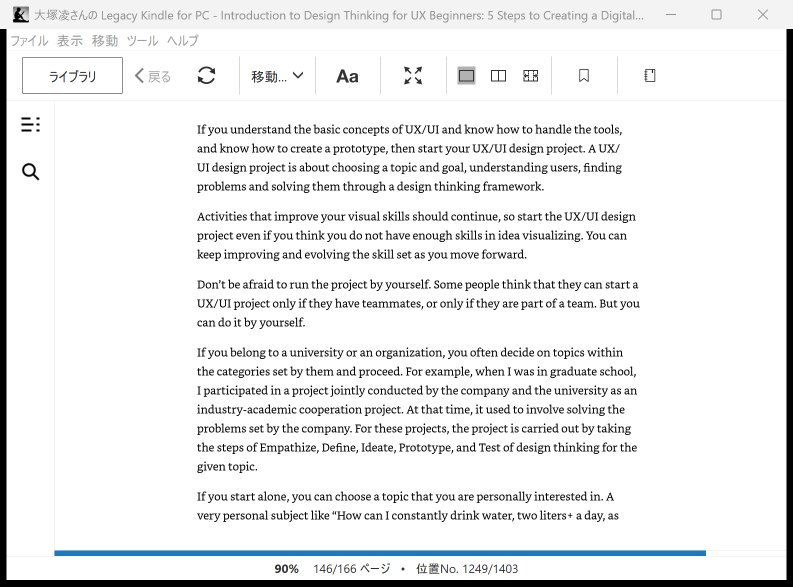
#> input picture tools/_probe/before.png, 1586 x 1173 px (shown at 1/2 size)
$ python page_analyze.py _probe/before.png
#> lines starting #> are read from the running program, lines starting #| are printed output that depends on the picture; after the words box and inside, x2 and y2 are one past the last pixel; in counts of white or black regions, pixels touching at a corner belong together
"""キャプチャ済みページ画像を解析し、OCR適性を判定する。

解像度・推定文字サイズ・組方向（縦書き/横書き）・言語を推定して、
どのOCR設定を適用すべきかを提示する。Pillow以外の依存を持たない。

判定の考え方:
  - 組方向: 行と行の間には必ず空白帯ができる。行方向にインク量を集計して
    空白帯が並べば横書き、列方向に並べば縦書き。自己相関では横書きの
    「文字ピッチ」も周期として拾ってしまうため、空白帯の割合で判定する。
  - 文字サイズ: 検出した各帯の幅がそのまま文字の高さ（縦書きなら幅）になる。
  - 言語: パス（書名）に含まれるCJK文字の比率で判定する。フォルダ名は
    ウィンドウタイトル由来なので、OCR前からエンジンを選択できる。

使い方:
    python tools/page_analyze.py <画像ファイル or フォルダ> [...] [--limit N]
"""
import argparse
import sys
import unicodedata
from dataclasses import dataclass
from pathlib import Path

from PIL import Image

# 解析対象から除外する外周の比率（ウィンドウ枠・ツールバー・ページ番号を落とす）
_CROP_RATIO = 0.86
# 空白帯とインク帯を分けるしきい値（プロファイルの振れ幅に対する割合）
_BAND_THRESHOLD = 0.2
# 行として認めるのに必要な最小の帯数
_MIN_BANDS = 3

# OCRに必要な文字サイズ（px）。CJKは画数が多くラテン文字より高い解像度を要する。
_THRESHOLDS = {"jpn": (32, 24), "eng": (22, 16)}


@dataclass
class ProfileStats:
    """1方向のインク量プロファイルから得た統計。"""
    bands: int          # 検出した帯（＝行）の数
    blank_ratio: float  # 空白が占める割合
    pitch: float        # 帯の間隔（行送り）
    glyph: float        # 帯の幅（＝文字サイズ）


def _is_cjk(ch: str) -> bool:
    """漢字・かな（CJK圏の表意/音節文字）かどうかを返す。"""
    if ch in "、。「」『』（）・ー":
        return True
    try:
        name = unicodedata.name(ch)
    except ValueError:
        return False
    return name.startswith(("CJK UNIFIED", "HIRAGANA", "KATAKANA"))


def detect_language(text: str) -> str:
    """書名等の文字列から言語を推定する。jpn / eng / unknown を返す。"""
    letters = [c for c in text if c.isalpha() or _is_cjk(c)]
    if not letters:
        return "unknown"
    ratio = sum(1 for c in letters if _is_cjk(c)) / len(letters)
    # 和書は英単語を含みがちなので、しきい値は低めに取る
    return "jpn" if ratio >= 0.15 else "eng"


def _otsu_threshold(hist: list) -> int:
    """256階調ヒストグラムから大津の二値化しきい値を求める。"""
    total = sum(hist)
    sum_all = sum(i * h for i, h in enumerate(hist))
    sum_b = 0
    weight_b = 0
    best_t, best_var = 0, -1.0
    for t in range(256):
        weight_b += hist[t]
        if weight_b == 0:
            continue
        weight_f = total - weight_b
        if weight_f == 0:
            break
        sum_b += t * hist[t]
        mean_b = sum_b / weight_b
        mean_f = (sum_all - sum_b) / weight_f
        var = weight_b * weight_f * (mean_b - mean_f) ** 2
        if var > best_var:
            best_var, best_t = var, t
    return best_t


def _ink_profile(binary: Image.Image, axis: str) -> list:
    """行方向/列方向のインク量プロファイルを返す。

    BOXフィルタでの1px縮小は各行（列）の平均値そのものなので、
    numpyなしでも1回のリサイズで集計できる。
    """
    width, height = binary.size
    size = (1, height) if axis == "row" else (width, 1)
    reduced = binary.resize(size, Image.BOX)
    return [(255 - v) / 255.0 for v in reduced.tobytes()]


def _profile_stats(profile: list) -> ProfileStats:
    """プロファイルからインク帯を切り出し、帯数・空白率・行送り・文字幅を求める。"""
    # 見出しや図版が1行だけ極端に濃いと最大値が跳ねるため、分位点を基準にする
    ordered = sorted(profile)
    low = ordered[int(len(ordered) * 0.05)]
    high = ordered[int(len(ordered) * 0.90)]
    if high - low <= 0:
        return ProfileStats(0, 0.0, 0.0, 0.0)

    threshold = low + (high - low) * _BAND_THRESHOLD
    bands, start = [], None
    for i, value in enumerate(profile):
        if value > threshold and start is None:
            start = i
        elif value <= threshold and start is not None:
            bands.append((start, i))
            start = None
    if start is not None:
        bands.append((start, len(profile)))

    if not bands:
        return ProfileStats(0, 1.0, 0.0, 0.0)

    ink = sum(end - begin for begin, end in bands)
    blank_ratio = 1.0 - ink / len(profile)
    glyph = ink / len(bands)

    if len(bands) >= 2:
        centers = [(begin + end) / 2 for begin, end in bands]
        pitch = (centers[-1] - centers[0]) / (len(centers) - 1)
    else:
        pitch = 0.0

    return ProfileStats(len(bands), blank_ratio, pitch, glyph)


def _longest_run(profile: list, min_ratio: float = 0.5) -> tuple:
    """しきい値以上の値が最も長く続く区間を返す。"""
    best = (0, 0)
    start = None
    for i, value in enumerate(profile):
        if value >= min_ratio:
            if start is None:
                start = i
        elif start is not None:
            if i - start > best[1] - best[0]:
                best = (start, i)
            start = None
    if start is not None and len(profile) - start > best[1] - best[0]:
        best = (start, len(profile))
    return best


def _content_box(gray: Image.Image) -> tuple:
    """白いページ領域を検出して矩形を返す。

    Kindleのウィンドウにはタイトルバー・ツールバー・サイドバー・
    ステータスバーが含まれる。これらは暗色なので、白画素が占める割合が
    高い行・列の最長区間を取れば本文の表示領域だけを切り出せる。
    """
    width, height = gray.size
    white = gray.point(lambda v: 255 if v > 235 else 0)
    rows = [v / 255 for v in white.resize((1, height), Image.BOX).tobytes()]
    cols = [v / 255 for v in white.resize((width, 1), Image.BOX).tobytes()]

    top, bottom = _longest_run(rows)
    left, right = _longest_run(cols)

    # 検出できなければ中央を切り出すだけに留める
    if bottom - top < height * 0.2 or right - left < width * 0.2:
        margin_x = int(width * (1 - _CROP_RATIO) / 2)
        margin_y = int(height * (1 - _CROP_RATIO) / 2)
        return margin_x, margin_y, width - margin_x, height - margin_y

    # ページ端の罫線や影を避けるため、内側にわずかに寄せる
    inset_x = int((right - left) * 0.02)
    inset_y = int((bottom - top) * 0.02)
    return left + inset_x, top + inset_y, right - inset_x, bottom - inset_y


def analyze_image(path: Path, language: str) -> dict:
    """1枚のページ画像を解析して指標をまとめる。"""
    with Image.open(path) as im:
        width, height = im.size
        gray = im.convert("L")

    box = _content_box(gray)
    gray = gray.crop(box)
    content_size = (box[2] - box[0], box[3] - box[1])

    threshold = _otsu_threshold(gray.histogram())
    binary = gray.point(lambda v: 0 if v <= threshold else 255)

    row = _profile_stats(_ink_profile(binary, "row"))
    col = _profile_stats(_ink_profile(binary, "col"))

    # 行間の空白が多く現れた方向を「行が並ぶ方向」とみなす
    row_ok = row.bands >= _MIN_BANDS
    col_ok = col.bands >= _MIN_BANDS
    if row_ok and (not col_ok or row.blank_ratio >= col.blank_ratio):
        direction, stats = "horizontal", row
    elif col_ok:
        direction, stats = "vertical", col
    else:
        direction, stats = "unknown", ProfileStats(0, 0.0, 0.0, 0.0)

    glyph_px = round(stats.glyph, 1)
    good, fair = _THRESHOLDS.get(language, _THRESHOLDS["eng"])
    if direction == "unknown" or glyph_px <= 0:
        verdict = "判定不能"
    elif glyph_px >= good:
        verdict = "良好"
    elif glyph_px >= fair:
        verdict = "やや不足"
    else:
        verdict = "不足"

    return {
        "path": path,
        "size": (width, height),
        "content": content_size,
        "direction": direction,
        "row_blank": round(row.blank_ratio, 3),
        "col_blank": round(col.blank_ratio, 3),
        "lines": stats.bands,
        "pitch": round(stats.pitch, 1),
        "glyph_px": glyph_px,
        "verdict": verdict,
    }


def recommend(language: str, direction: str) -> str:
    """言語と組方向からTesseractの推奨設定を返す。"""
    if language == "jpn":
        if direction == "vertical":
            return "tesseract -l jpn_vert --psm 5   （縦書き日本語）"
        return "tesseract -l jpn --psm 6        （横書き日本語）"
    if language == "eng":
        return "tesseract -l eng --psm 6        （英語）"
    return "（言語が特定できないため要指定）"


def _collect(target: Path, limit: int) -> list:
    """解析対象の画像を集める。フォルダの場合は均等に間引く。"""
    if target.is_file():
        return [target]
    images = sorted(target.rglob("*.png"))
    if len(images) <= limit:
        return images
    step = len(images) / limit
    return [images[int(i * step)] for i in range(limit)]


def main(argv=None) -> int:
    parser = argparse.ArgumentParser(description="ページ画像のOCR適性を解析する")
    parser.add_argument("targets", nargs="+", help="画像ファイルまたはフォルダ")
    parser.add_argument("--limit", type=int, default=5,
                        help="フォルダ指定時に解析する枚数（既定: 5）")
    args = parser.parse_args(argv)

    for target_arg in args.targets:
        target = Path(target_arg)
        if not target.exists():
            print(f"[skip] 見つかりません: {target}")
            continue

        images = _collect(target, args.limit)
        if not images:
            print(f"[skip] PNGがありません: {target}")
            continue

        # 書名はフォルダ名に含まれるため、パス全体から言語を推定する
        language = detect_language(str(target.resolve()))
        title = target.name if target.is_dir() else target.parent.parent.name

        print(f"\n=== {title[:70]} ===")
        print(f"言語判定: {language} / 解析枚数: {len(images)}")
        print(f"{'ファイル':<18}{'本文領域':>13}{'組方向':>11}{'行数':>6}"
              f"{'送り':>7}{'文字px':>8}  判定")
        print("-" * 78)

        directions, glyphs = [], []
        for image_path in images:
            r = analyze_image(image_path, language)
#> in analyze_image, im is the input picture: PIL image 1586x1173 RGB; mean R, G, B 235.2, 235.9, 236.4
#> in _content_box, `white = gray.point(lambda v: 255 if v > 235 else 0)`:
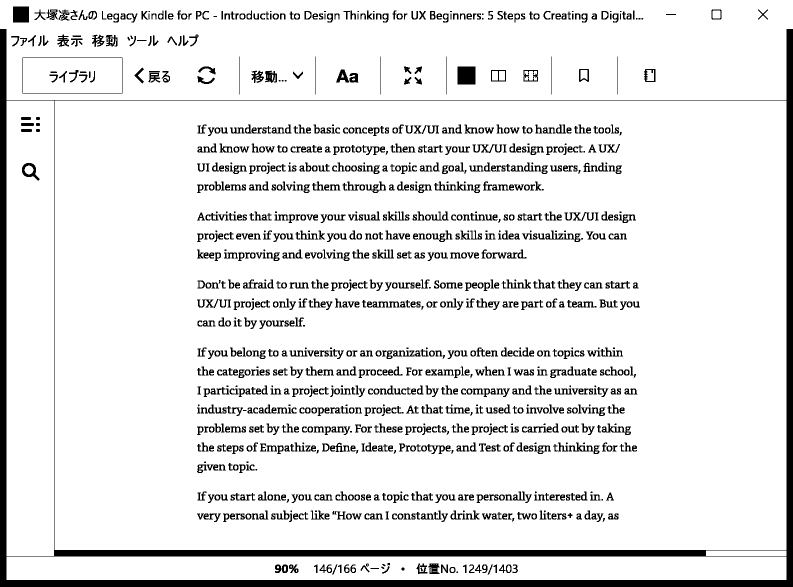
#> white: PIL image 1586x1173 L (shown at 1/2 size); 90% white; 1226 black regions (123 under 20 px), largest, box (x1, y1, x2, y2) and area: (0, 58, 1586, 1173) 69098, (915, 133, 951, 169) 1296, (26, 13, 58, 45) 1024
#> in _content_box, `rows = [v / 255 for v in white.resize((1, height), Image.BOX).tobytes()]`: rows = 1173 values, max 1 at index 0, min 0 at index 200, mean 0.9
#> in _content_box, `cols = [v / 255 for v in white.resize((width, 1), Image.BOX).tobytes()]`: cols = 1586 values, max 0.988 at index 13, min 0.051 at index 0, mean 0.9
#> the loop in _longest_run, `for i, value in enumerate(profile):` made 1173 passes
#> value on passes 1 to 12: 1, 1, 1, 1, 1, 1, 1, 1, 1, 1, 1, 1
#> best on passes 201, 1101: (0, 200), (201, 1100)
#> in _content_box, `top, bottom = _longest_run(rows)`: top = 201; bottom = 1100
#> the loop in _longest_run (call 2), `for i, value in enumerate(profile):` made 1586 passes
#> (value, start) on pass 14: (0.988, 13)
#> best on passes 109, 1574: (13, 108), (109, 1573)
#> in _content_box, `left, right = _longest_run(cols)`: left = 109; right = 1573
#> in _content_box, `inset_x = int((right - left) * 0.02)`: inset_x = 29
#> in _content_box, `inset_y = int((bottom - top) * 0.02)`: inset_y = 17
#> in analyze_image, `box = _content_box(gray)`: box = (138, 218, 1544, 1083)
#> in analyze_image, `gray = gray.crop(box)`:
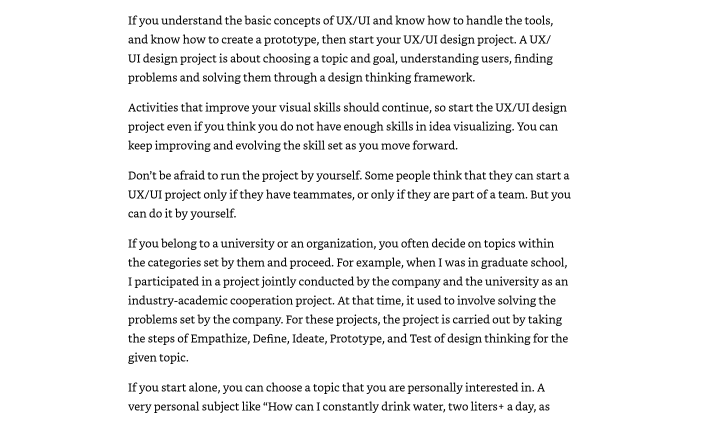
#> gray: PIL image 1406x865 L (shown at 1/2 size); min 0, max 255, mean 240.7
#> in analyze_image, `content_size = (box[2] - box[0], box[3] - box[1])`: content_size = (1406, 865)
#> in _otsu_threshold, `total = sum(hist)`: total = 1216190
#> in _otsu_threshold, `sum_all = sum(i * h for i, h in enumerate(hist))`: sum_all = 292739641
#> the loop in _otsu_threshold, `for t in range(256):` made 256 passes
#> (weight_b, weight_f, sum_b, mean_b, mean_f, best_var) on passes 1 to 12: (25859, 1190331, 0, 0, 245.9, 1.86e+15), (26810, 1189380, 951, 0.0355, 246.1, 1.93e+15), (27780, 1188410, 2891, 0.104, 246.3, 2e+15), (28518, 1187672, 5105, 0.179, 246.5, 2.05e+15), (29061, 1187129, 7277, 0.25, 246.6, 2.09e+15), (29693, 1186497, 10437, 0.351, 246.7, 2.14e+15), (30337, 1185853, 14301, 0.471, 246.8, 2.18e+15), (31308, 1184882, 21098, 0.674, 247, 2.25e+15), (31858, 1184332, 25498, 0.8, 247.2, 2.29e+15), (32450, 1183740, 30826, 0.95, 247.3, 2.33e+15), (32950, 1183240, 35826, 1.09, 247.4, 2.36e+15), (33799, 1182391, 45165, 1.34, 247.5, 2.42e+15)
#> (weight_b, weight_f, sum_b, mean_b) on pass 85: (58678, 1157512, 1129198, 19.24)
#> in analyze_image, `binary = gray.point(lambda v: 0 if v <= threshold else 255)`:
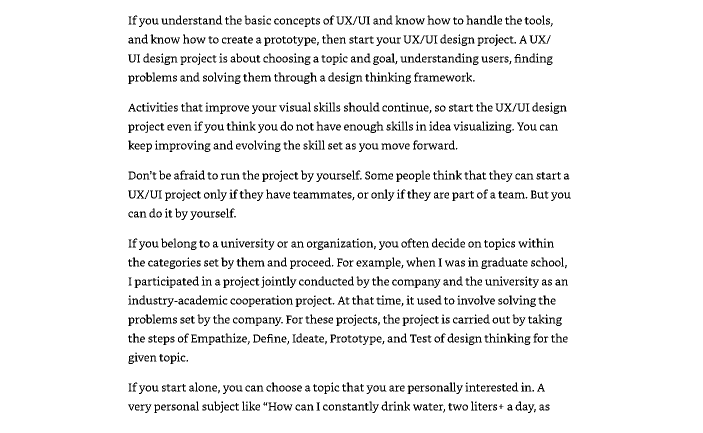
#> binary: PIL image 1406x865 L (shown at 1/2 size); 93.9% white; black in thin lines or dots, all inside (x1, y1, x2, y2) = (256, 31, 1142, 826)
#> the loop in _profile_stats, `for i, value in enumerate(profile):` made 865 passes
#> value on passes 1 to 3: 0, 0, 0
            directions.append(r["direction"])
            if r["glyph_px"]:
                glyphs.append(r["glyph_px"])
            print(f"{image_path.name:<18}"
                  f"{r['content'][0]:>6}x{r['content'][1]:<6}"
                  f"{r['direction']:>11}{r['lines']:>6}{r['pitch']:>7}"
                  f"{r['glyph_px']:>8}  {r['verdict']}")
#| before.png          1406x865    horizontal    28   28.7     9.1  不足

        major = max(set(directions), key=directions.count)
        print("-" * 96)
        if glyphs:
            print(f"推定文字サイズ 中央値: {sorted(glyphs)[len(glyphs) // 2]} px")
#| 推定文字サイズ 中央値: 9.1 px
        print(f"推奨設定: {recommend(language, major)}")
#| 推奨設定: tesseract -l eng --psm 6        （英語）

    return 0


if __name__ == "__main__":
    sys.exit(main())
#> (the program exits here)
